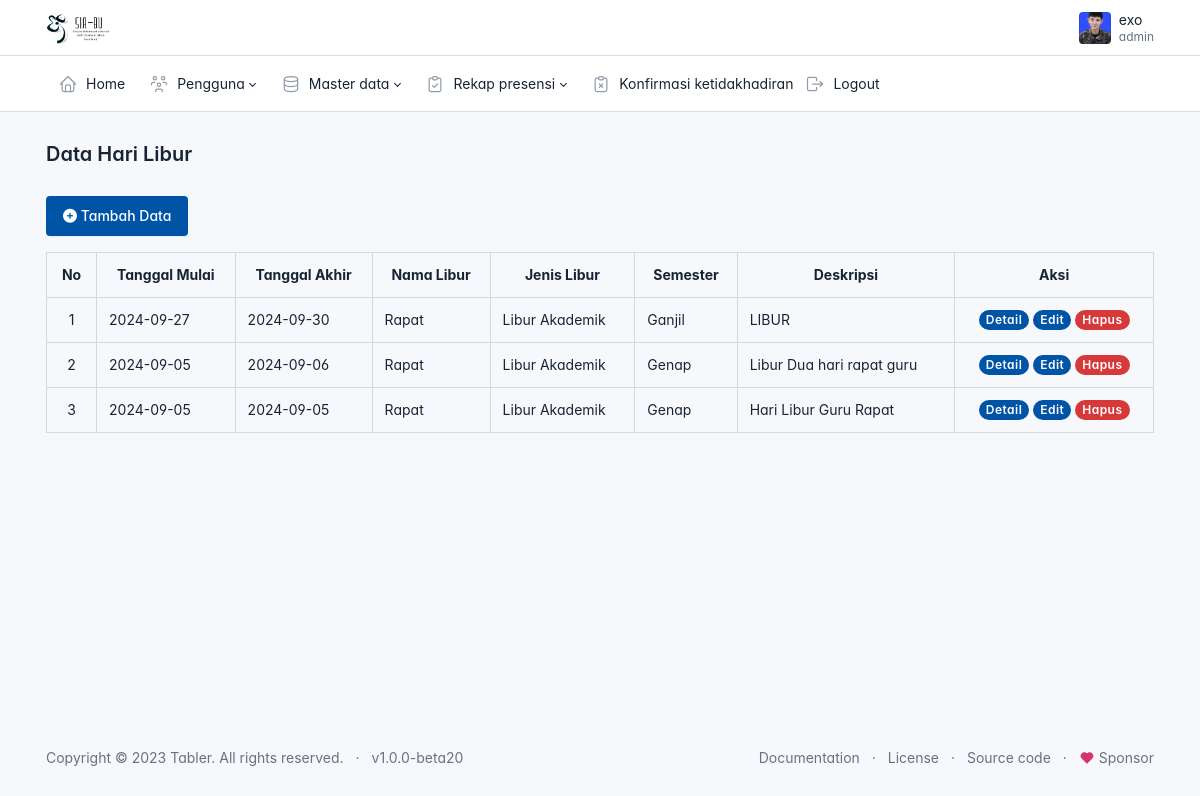
The page /admin/data_harilibur/harilibur.php (signed in) on the database its author committed.
### tables this page shows
CREATE TABLE `hari_libur` (
  `id` int(11) NOT NULL,
  `tanggal_mulai` date NOT NULL,
  `tanggal_akhir` date NOT NULL,
  `nama_libur` varchar(255) NOT NULL,
  `jenis_libur` varchar(100) DEFAULT NULL,
  `semester` varchar(50) DEFAULT NULL,
  `deskripsi` text DEFAULT NULL
);

### config.php (called while the page is built, shortened)
<?php
function base_url($url = null)
{
    $base_url = 'http://localhost/skripsi';
    if($url != null){
        return $base_url . '/'.$url;
    }else{
        return $base_url;
    }
}

### admin/data_harilibur/harilibur.php (the view, shortened to what this page needs)
<?php
include('../layout/header.php');
require_once('../../config.php');
$result = mysqli_query($connection, "SELECT * FROM hari_libur ORDER BY tanggal_mulai DESC");
?>
<div class="page-body">
    <div class="container-xl">
    <a href="<?= base_url('admin/data_harilibur/tambah.php')?>" class="btn btn-primary">
        <span class="text"><i class="fa-solid fa-circle-plus"></i> Tambah Data</span>
    </a>
    <table class="table table-bordered mt-3">
        <tr class="text-center">
                <th>No</th>
                <th>Tanggal Mulai</th>
                <th>Tanggal Akhir</th>
                <th>Nama Libur</th>
                <th>Jenis Libur</th>
                <th>Semester</th>
                <th>Deskripsi</th>
                <th>Aksi</th>
        </tr>
        <?php if(mysqli_num_rows($result) === 0) { ?>
            <tr>
                <td colspan="8" class="text-center">Data kosong, silahkan tambahkan data baru</td>
            </tr>
        <?php } else { ?>
            <?php $no = 1; ?>
            <?php while($libur = mysqli_fetch_array($result)) : ?>
                <tr>
                    <td class="text-center"><?= $no++ ?></td>
                    <td><?= $libur['tanggal_mulai'] ?></td>
                    <td><?= $libur['tanggal_akhir'] ?></td>
                    <td><?= $libur['nama_libur'] ?></td>
                    <td><?= $libur['jenis_libur'] ?></td>
                    <td><?= $libur['semester'] ?: '-' ?></td>
                    <td><?= $libur['deskripsi'] ?: '-' ?></td>
                    <td class="text-center">
                        <a href="<?= base_url('admin/data_harilibur/detail.php?id='.$libur['id'])?>"
                        class="badge badge-pill bg-primary">Detail</a>
                        <a href="<?= base_url('admin/data_harilibur/edit.php?id='.$libur['id'])?>"
                        class="badge badge-pill bg-primary">Edit</a>
                        <a href="<?= base_url('admin/data_harilibur/hapus.php?id='.$libur['id'])?>"
                        class="badge badge-pill bg-danger tombol-hapus">Hapus</a>
                    </td>
                </tr>
            <?php endwhile; ?>
        <?php } ?>
    </table>
    </div>
</div>
<?php include('../layout/footer.php')?>

### admin/layout/header.php (style rules this page uses)
:root { --tblr-font-sans-serif: 'Inter Var', -apple-system, BlinkMacSystemFont, San Francisco, Segoe UI, Roboto, Helvetica Neue, sans-serif; }
body { font-feature-settings: "cv03", "cv04", "cv11"; }

### rows shown on the page
hari_libur: tanggal_mulai "2024-09-27", tanggal_akhir "2024-09-30", nama_libur "Rapat", jenis_libur "Libur Akademik", semester "Ganjil", deskripsi "LIBUR"
hari_libur: tanggal_mulai "2024-09-05", tanggal_akhir "2024-09-06", nama_libur "Rapat", jenis_libur "Libur Akademik", semester "Genap", deskripsi "Libur Dua hari rapat guru"
hari_libur: tanggal_mulai "2024-09-05", tanggal_akhir "2024-09-05", nama_libur "Rapat", jenis_libur "Libur Akademik", semester "Genap", deskripsi "Hari Libur Guru Rapat"

### other values the page prints
$_SESSION['username'] "exo"
$_SESSION['role'] "admin"
$judul "Data Hari Libur"
